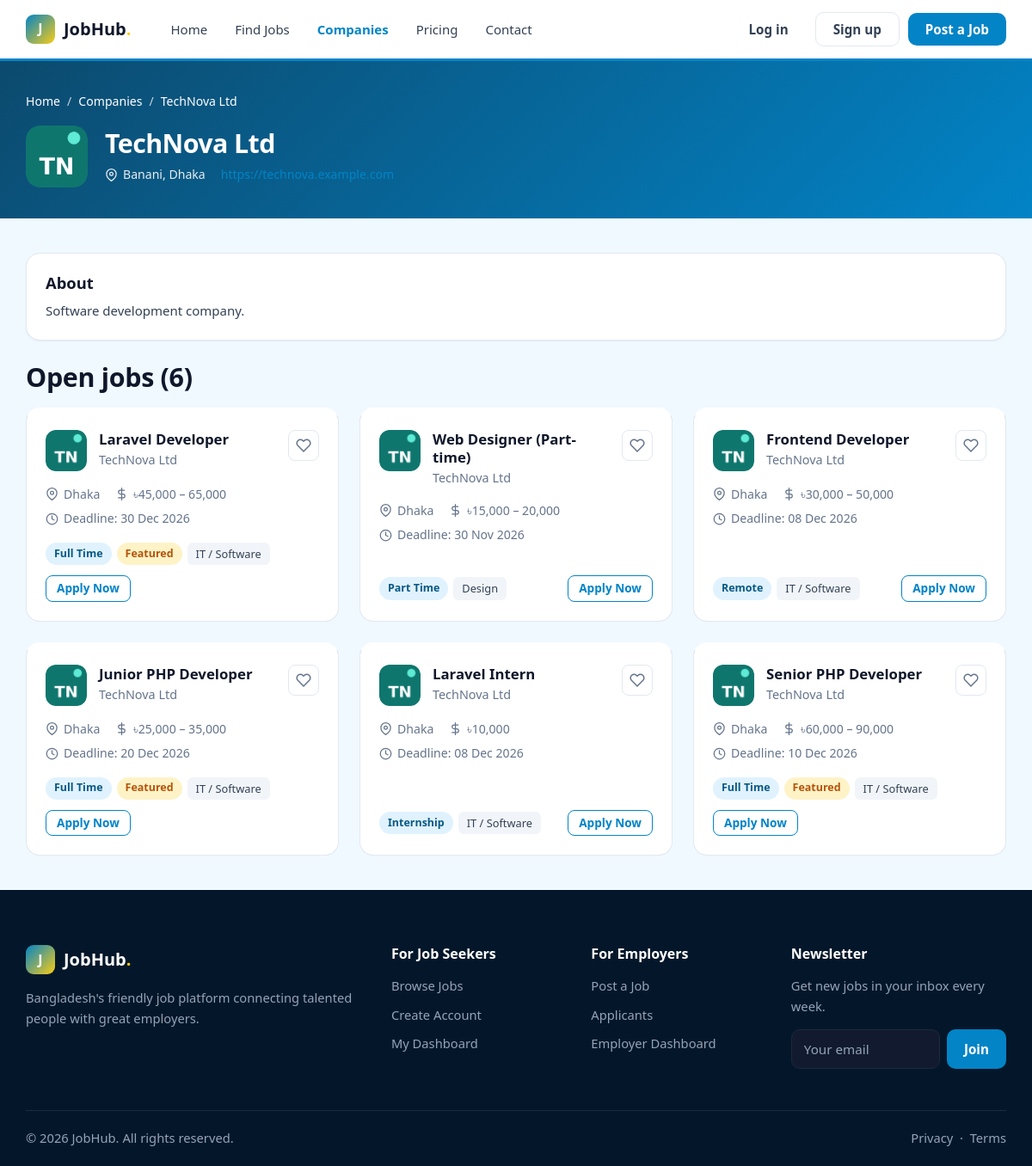
/companies.php?id=3, run on an earlier commit of the app's database.
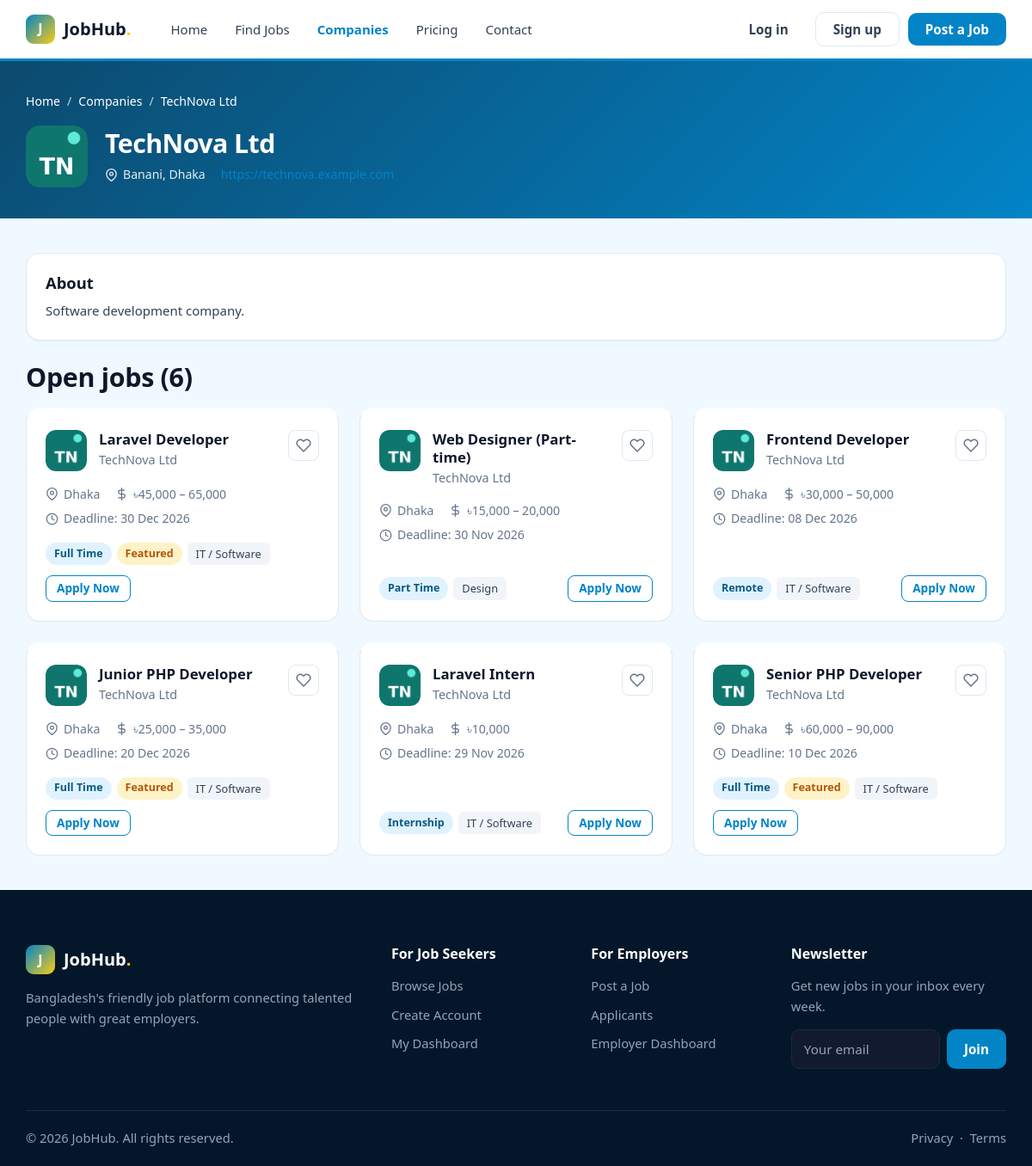
And on a later commit of the database.
### tables this page shows
CREATE TABLE `jobs` (
  `id` int UNSIGNED NOT NULL,
  `company_id` int UNSIGNED NOT NULL,
  `category_id` int UNSIGNED DEFAULT NULL,
  `city_id` int UNSIGNED DEFAULT NULL,
  `subscription_id` int UNSIGNED DEFAULT NULL,
  `title` varchar(150) NOT NULL,
  `slug` varchar(180) NOT NULL,
  `job_type` enum('full_time','part_time','contract','internship','remote') NOT NULL DEFAULT 'full_time',
  `salary_min` decimal(10,2) DEFAULT NULL,
  `salary_max` decimal(10,2) DEFAULT NULL,
  `description` text,
  `deadline` date NOT NULL,
  `status` enum('pending','approved','rejected','closed') NOT NULL DEFAULT 'pending',
  `is_featured` tinyint(1) NOT NULL DEFAULT '0'
);

CREATE TABLE `companies` (
  `id` int UNSIGNED NOT NULL,
  `user_id` int UNSIGNED NOT NULL,
  `city_id` int UNSIGNED DEFAULT NULL,
  `name` varchar(150) NOT NULL,
  `logo` varchar(255) DEFAULT NULL,
  `website` varchar(255) DEFAULT NULL,
  `address` text,
  `description` text
);

CREATE TABLE `cities` (
  `id` int UNSIGNED NOT NULL,
  `name` varchar(100) NOT NULL,
  `division` varchar(50) NOT NULL
);

CREATE TABLE `categories` (
  `id` int UNSIGNED NOT NULL,
  `name` varchar(100) NOT NULL,
  `slug` varchar(120) NOT NULL
);

### job-card.php (the view, shortened to what the changed rows need)
<?php
$short = strtoupper(substr($row['company_name'], 0, 2));
if ($row['salary_min'] && $row['salary_max']) {
  $salary = '৳' . number_format($row['salary_min']) . ' – ' . number_format($row['salary_max']);
} else if ($row['salary_min']) {
  $salary = '৳' . number_format($row['salary_min']);
} else {
  $salary = 'Negotiable';
}
$type = ucwords(str_replace('_', ' ', $row['job_type']));
$isSaved = false;
?>
<div class="job-card" style="cursor:pointer" onclick="location.href='job-details.php?id=<?php echo $row['id']; ?>'">
  <div class="job-card-head">
    <?php if ($row['logo']) { ?>
      <img class="company-logo" src="uploads/logos/<?php echo $row['logo']; ?>" alt="">
    <?php } else { ?>
      <div class="company-logo" style="background:#0f766e"><?php echo $short; ?></div>
    <?php } ?>
    <div class="job-card-info">
      <h3><a href="job-details.php?id=<?php echo $row['id']; ?>"><?php echo $row['title']; ?></a></h3>
      <p class="muted"><?php echo $row['company_name']; ?></p>
    </div>
    <a class="icon-btn <?php if ($isSaved) echo 'saved'; ?>" href="save-job.php?id=<?php echo $row['id']; ?>" onclick="event.stopPropagation()" title="<?php echo $isSaved ? 'Remove from saved' : 'Save job'; ?>"><svg class="ic" viewBox="0 0 24 24" aria-hidden="true"><path d="M20.84 4.61a5.5 5.5 0 0 0-7.78 0L12 5.67l-1.06-1.06a5.5 5.5 0 0 0-7.78 7.78L12 21.23l8.84-8.84a5.5 5.5 0 0 0 0-7.78z"/></svg></a>
  </div>
  <div class="job-meta">
    <span><svg class="ic" viewBox="0 0 24 24" aria-hidden="true"><path d="M21 10c0 7-9 13-9 13s-9-6-9-13a9 9 0 0 1 18 0z"/><circle cx="12" cy="10" r="3"/></svg><?php echo $row['city_name'] ? $row['city_name'] : 'Bangladesh'; ?></span>
    <span><svg class="ic" viewBox="0 0 24 24" aria-hidden="true"><line x1="12" y1="1" x2="12" y2="23"/><path d="M17 5H9.5a3.5 3.5 0 0 0 0 7h5a3.5 3.5 0 0 1 0 7H6"/></svg><?php echo $salary; ?></span>
    <span><svg class="ic" viewBox="0 0 24 24" aria-hidden="true"><circle cx="12" cy="12" r="10"/><polyline points="12 6 12 12 16 14"/></svg> Deadline: <?php echo date('d M Y', strtotime($row['deadline'])); ?></span>
  </div>
  <div class="job-card-foot">
    <div class="tags">
      <span class="badge badge-primary"><?php echo $type; ?></span>
      <?php if ($row['category_name']) { ?><span class="tag"><?php echo $row['category_name']; ?></span><?php } ?>
    </div>
    <a class="btn btn-sm btn-outline" href="job-details.php?id=<?php echo $row['id']; ?>">Apply Now</a>
  </div>
</div>

### companies.php (shortened to what the changed rows need)
<?php
include('dbconfig.php');
$id = isset($_GET['id']) ? (int)$_GET['id'] : 0;
if ($id > 0) {
  $company = $conn->query("SELECT companies.*, cities.name AS city_name
                           FROM companies
                           LEFT JOIN cities ON cities.id = companies.city_id
                           WHERE companies.id = $id")->fetch_assoc();
  $jobs = $conn->query("SELECT jobs.*, companies.name AS company_name, companies.logo,
                               cities.name AS city_name, categories.name AS category_name
                        FROM jobs
                        JOIN companies ON companies.id = jobs.company_id
                        LEFT JOIN cities ON cities.id = jobs.city_id
                        LEFT JOIN categories ON categories.id = jobs.category_id
                        WHERE jobs.company_id = $id AND jobs.status = 'approved' AND jobs.deadline >= CURDATE()
                        ORDER BY jobs.id DESC");
}
?>
<!DOCTYPE html>
<html lang="en">
<head>
  <link rel="stylesheet" href="assets/css/style.css?v=2">
</head>
<body>
<main>
<?php if ($id > 0) { ?>
<section class="page-header">
  <div class="container">
    <div class="job-hero mt-2">
      <div class="job-hero-info">
        <h1><?php echo $company['name']; ?></h1>
      </div>
    </div>
  </div>
</section>
<section class="section-sm">
  <div class="container">
    <h2 class="mb-2">Open jobs (<?php echo $jobs->num_rows; ?>)</h2>
    <div class="grid grid-3">
      <?php
      while ($row = $jobs->fetch_assoc()) {
        include('job-card.php');
      }
      ?>
    </div>
  </div>
</section>
<?php } ?>
</main>
<?php include('footer.php'); ?>

What changed in the data, as far as the page shows it:
changed jobs "Laravel Intern": deadline "08 Dec 2026" → "29 Nov 2026"
